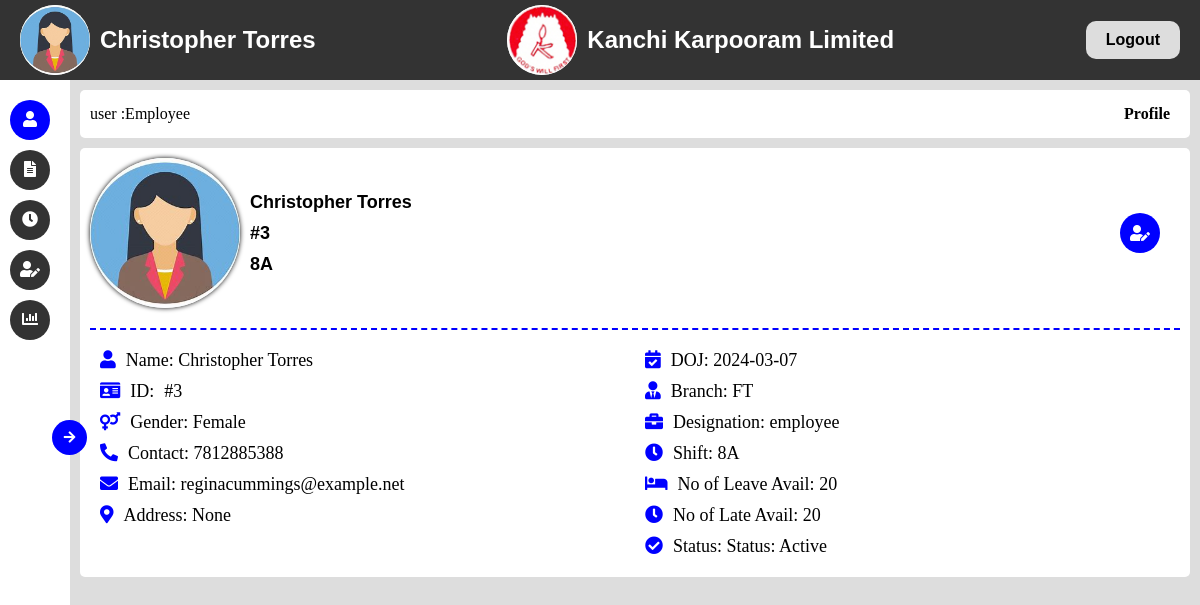
The page /user_dashboard (signed in) on the database as committed earlier.
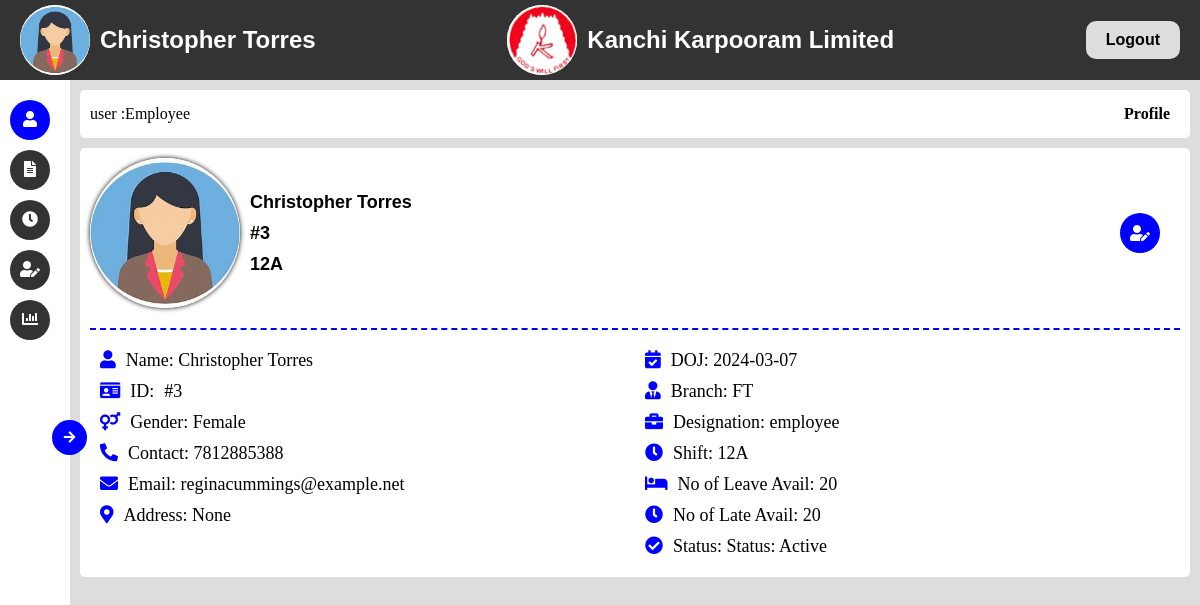
The same page on the database as committed later.
### app/models.py (models this page shows)
class Emp_login(db.Model, UserMixin):
    id = db.Column(db.Integer, primary_key=True)
    date = db.Column(db.DateTime(timezone=True), default=current_time)
    email = db.Column(db.String(150))
    name = db.Column(db.String(150), nullable=False)
    password = db.Column(db.String(150))
    emp_id = db.Column(db.Integer)
    branch=db.Column(db.String(150),default='KKL')  # DR, FT, KKL
    phoneNumber=db.Column(db.Integer)   #newly added
    role =db.Column(db.String(150), nullable=False)
    late_balance = db.Column(db.Integer, default=20)
    leave_balance = db.Column(db.Integer, default=20)
    address = db.Column(db.String(150))
    gender = db.Column(db.String(150))
    shift=db.Column(db.String(150))
    attendances = db.relationship('Attendance', back_populates='employee', cascade='all, delete-orphan')
    freezed_account =db.Column(db.Boolean(150),default=False)

### app/views.py (the view)
@views.route("/user_dashboard",methods=['POST','GET'])
def user_dashboard():
    if current_user.role=="admin":
        return redirect(url_for('auth.logout'))
    else:#emp_id=sess
        emp_id = current_user.emp_id
        user = Emp_login.query.filter_by(emp_id=emp_id).first()
        date = (user.date).strftime("%Y-%m-%d")
        attendance_details={
            'absent':0,
            'present':0,
            'half_day':0,
            'communicated':0,
            'wrong_shift':0,
            'week_off':0,
            'c_off':0,
            'wop':0
        }
        employees=Attendance.query.filter_by(emp_id=emp_id).all()
        for emp in employees:
            if emp.attendance=='Absent':
                attendance_details['absent']+=1
            elif emp.attendance=='half-day':
                attendance_details['half_day']+=1
            elif emp.attendance=='Wrong Shift':
                attendance_details['wrong_shift']+=1
            elif emp.attendance=='Leave':
                attendance_details['communicated']+=1
            elif emp.attendance=='Week Off':
                attendance_details['week_off']+=1
            elif emp.attendance=='C Off':
                attendance_details['c_off']+=1
            elif emp.attendance=='Wop':
                attendance_details['wop']+=1
            else:
                attendance_details['present']+=1
        print(attendance_details)
        late_det=False
        leave_det=False
        late_det=late.query.filter_by(emp_id=emp_id).all()
        leave_det=leave.query.filter_by(emp_id=emp_id).all()
        flash('Logged In Successfully','success')
    return render_template("emp_dashboard.html",user=user,date=date,attendance_details=attendance_details,late=late_det,leave=leave_det)

### app/templates/emp_dashboard.html (shortened to what this page needs)
<!DOCTYPE html>
<html lang="en">
  <head>
    <link rel="stylesheet" href="static/css/employee.css" />
    <link
      rel="stylesheet"
      href="https://cdnjs.cloudflare.com/ajax/libs/font-awesome/5.15.4/css/all.min.css"
    />
  </head>
  <body>
    <div class="employee_page">
      <nav class="nav_bar">
        <div class="profile">
          <div class="profile_image">
            {% if user.gender=='Male' %}
            <img src="../static/img/male.jpeg" alt="" />
            {% else %}
            <img src="../static/img/female.jpeg" alt="" />
            {% endif %}
          </div>
          <h1 class="username">{{user.name}}</h1>
        </div>
        <div class="brand_name">
          <div class="brand_logo">
            <img src="../static/img/logomain.png" alt="" />
          </div>
          <h1 class="brand_name">Kanchi Karpooram Limited</h1>
        </div>
        <a href="/logout" class="logout">Logout</a>
      </nav>
      <aside class="sidemenu">
        <button class="toggle_sidemenu">
          <i class="open_icon fas fa-arrow-right"></i>
        </button>
        <ul class="menu_options">
          <li class="menu click profile_menu active" index="0">
            <div class="icon"><i class="fas fa-user"></i></div>
          </li>
          <li class="menu click leave" index="1">
            <div class="icon"><i class="fas fa-file-alt"></i></div>
          </li>
          <li class="menu click late" index="2">
            <div class="icon"><i class="fas fa-clock"></i></div>
          </li>
          <li class="menu click edit" index="3">
            <div class="icon"><i class="fas fa-user-edit"></i></div>
          </li>
          <li class="menu click analysis" index="4">
            <div class="icon"><i class="fas fa-chart-bar"></i></div>
          </li>
        </ul>
      </aside>
      <main class="main active">
        <header class="header">
          <div class="user">
            user :
            <div class="tag">Employee</div>
          </div>
          <div class="current_path">
            <div class="current_path_name">
              <span class="" index="0">Profile</span>
            </div>
          </div>
        </header>
        <section
          class="section profile_section"
          index="0"
          style="display: block"
        >
          <div class="section_header">
            <div class="user_profile">
              <div class="profile_image_display">
                {% if user.gender=='Male' %}
                <img src="../static/img/male.jpeg" alt="" />
                {% else %}
                <img src="../static/img/female.jpeg" alt="" />
                {% endif %}
              </div>
              <ul class="basic_details">
                <li class="detail">{{user.name}}</li>
                <li class="detail">#{{user.emp_id}}</li>
                <li class="detail">{{user.shift}}</li>
              </ul>
            </div>
            <div class="actions">
              <div class="click btn_action" index="3">
                <i class="fas fa-user-edit"></i>
              </div>
            </div>
          </div>
          <div class="section_body">
            <ul class="personal_details">
              <li class="detail_display">
                <div class="detail_icon"><i class="fas fa-user"></i></div>
                Name: {{user.name}}
              </li>
              <li class="detail_display">
                <div class="detail_icon"><i class="fas fa-id-card"></i></div>
                ID: <span class="uid"> #{{user.emp_id}}</span>
              </li>
              <li class="detail_display">
                <div class="detail_icon"><i class="fas fa-venus-mars"></i></div>
                Gender: {{user.gender}}
              </li>
              <li class="detail_display">
                <div class="detail_icon"><i class="fas fa-phone-alt"></i></div>
                Contact: {{user.phoneNumber}}
              </li>
              <li class="detail_display">
                <div class="detail_icon"><i class="fas fa-envelope"></i></div>
                Email: {{user.email}}
              </li>
              <li class="detail_display">
                <div class="detail_icon">
                  <i class="fas fa-map-marker-alt"></i>
                </div>
                Address: {{user.address}}
              </li>
            </ul>
            <ul class="personal_details">
              <li class="detail_display">
                <div class="detail_icon">
                  <i class="fas fa-calendar-check"></i>
                </div>
                DOJ: {{date}}
              </li>
              <li class="detail_display">
                <div class="detail_icon"><i class="fas fa-user-tie"></i></div>
                Branch: {{user.branch}}
              </li>
              <li class="detail_display">
                <div class="detail_icon"><i class="fas fa-briefcase"></i></div>
                Designation: {{user.role}}
              </li>
              <li class="detail_display">
                <div class="detail_icon"><i class="fas fa-clock"></i></div>
                Shift: {{user.shift}}
              </li>
              <li class="detail_display">
                <div class="detail_icon"><i class="fas fa-bed"></i></div>
                No of Leave Avail: {{user.leave_balance}}
              </li>
              <li class="detail_display">
                <div class="detail_icon"><i class="fas fa-clock"></i></div>
                No of Late Avail: {{user.late_balance}}
              </li>
              <li class="detail_display">
                <div class="detail_icon">
                  <i class="fas fa-check-circle"></i>
                </div>
                Status: Status: {% if user.freezed_account==False %} Active {%
                else %} Freezed {% endif %}
              </li>
            </ul>
          </div>
        </section>
      </main>
    </div>
  </body>
</html>

### app/static/css/employee.css (style rules this page uses)
* { margin: 0; padding: 0; box-sizing: border-box; list-style: none; text-decoration: none; }
img { max-width: 100%; max-height: 100%; }
.employee_page { min-height: 100vh; max-width: 100vw; overflow: hidden; background: #ddd; }
.nav_bar { position: fixed; top: 0; left: 0; width: 100%; height: 80px; background: #333333; display: flex; align-items: center; justify-content: space-between; padding: 5px; }
.profile, .brand_name { display: flex; align-items: center; gap: 10px; }
.profile { margin-left: 15px; }
.profile_image, .brand_logo { width: 70px; height: 70px; border-radius: 50%; background: #fff; display: flex; align-items: center; justify-content: center; overflow: hidden; }
.profile_image img, .brand_logo img { width: 100%; height: 100%; }
.username, .brand_name { font-family: sans-serif; color: #fff; }
.logout { padding: 10px 20px; margin-right: 15px; background: #ddd; border-radius: 10px; cursor: pointer; color: #000; font-weight: 700; font-family: sans-serif; }
.sidemenu { position: fixed; background: #fff; height: calc(100vh - 80px); top: 80px; left: 0; width: 70px; transition: all 0.3s; z-index: 10; }
.toggle_sidemenu { position: absolute; right: -17px; top: 50%; transform: translateY(-20px); cursor: pointer; width: 35px; height: 35px; background: blue; color: #fff; border: none; border-radius: 50%; display: flex; align-items: center; justify-content: center; }
.toggle_sidemenu .open_icon { display: inline-block; }
.menu_options { width: 100%; padding: 10px; display: flex; flex-direction: column; gap: 10px; margin-top: 10px; }
.menu { height: 40px; display: flex; align-items: center; gap: 12px; text-wrap: nowrap; white-space: nowrap; padding: 10px; border-radius: 4px; overflow: hidden; background: #333333; color: #fff; border-radius: 40px; cursor: pointer; transition: all 0.3s; }
.sidemenu .menu { width: 40px; justify-content: center; }
.menu.active { background: #0000ff; }
.main { position: fixed; width: calc(100vw - 200px); max-height: calc(100vh - 80px); top: 80px; left: 200px; padding: 10px; transition: all 0.3s; overflow-y: scroll; }
.main.active { width: calc(100vw - 70px); left: 70px; }
.header { width: 100%; padding: 15px 10px; background: #fff; display: flex; align-items: center; justify-content: space-between; gap: 20px; border-radius: 5px; }
.user, .current_path { display: flex; align-items: center; margin-right: 10px; }
.section { margin-top: 10px; display: block; width: 100%; background: #fff; padding: 10px; border-radius: 5px; min-height: 100%; }
.section_header { display: flex; align-items: center; justify-content: space-between; }
.user_profile { display: flex; align-items: center; width: 100%; gap: 10px; }
.profile_image_display { width: 150px; height: 150px; border-radius: 50%; overflow: hidden; box-shadow: 0px 0px 5px; }
.profile_image_display img { width: 100%; height: 100%; }
.basic_details { display: flex; flex-direction: column; gap: 10px; }
.detail { font-weight: 900; font-family: sans-serif; font-size: 18px; }
.btn_action { margin-right: 20px; width: 40px; height: 40px; border-radius: 50%; background: #0000ff; color: #fff; display: flex; align-items: center; justify-content: center; cursor: pointer; }
.section_body { width: 100%; border-top: 2px dashed blue; margin-top: 20px; display: flex; }
.personal_details { display: flex; width:-webkit-fill-available; flex-direction: column; gap: 10px; padding: 10px; max-width: 50%; margin-top: 10px; min-width: 200px; }
.detail_display { display: flex; align-items: center; gap: 10px; }
.detail_display { font-size: 18px; }
.detail_icon { color: #0000ff; }
.current_path_name { text-transform: capitalize; font-weight: bold; font-family: sa; }

Rows that differ between the two databases and show on the page:
changed Emp_login "Christopher Torres": shift "8A" → "12A"
